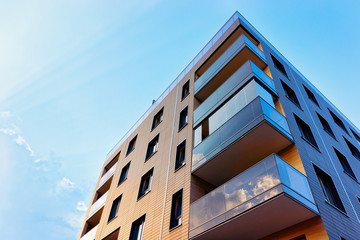
#> input picture CV/Experiment 5/image.jpg, 360 x 240 px, found by its file name
$ jupyter execute Exp5A.ipynb   (older library calls are emulated)
#> lines starting #> are read from the running program, lines starting #| are printed output that depends on the picture; after the words box and inside, x2 and y2 are one past the last pixel; in counts of white or black regions, pixels touching at a corner belong together
## Sobel Operator (with function)

[cell 1]
import cv2
import numpy as np
import matplotlib.pyplot as plt

[cell 2]
image = cv2.imread('..\image.jpg', 0) # 0 for grayscale
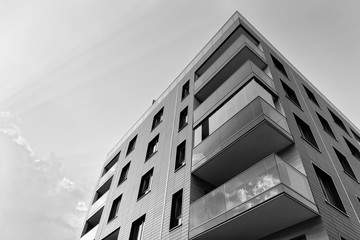
#> image: shape (240, 360); min 0, max 255, mean 160.2
sobel_xy = cv2.Sobel(image, cv2.CV_64F, 1,1, ksize=3)
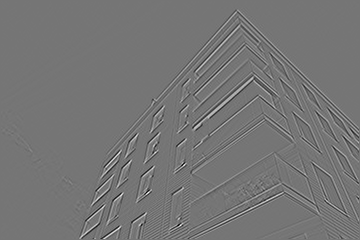
#> sobel_xy: shape (240, 360) float64; min -317, max 370, mean 0; drawn with min black and max white

[cell 3]
fig, ax = plt.subplots(1, 2, figsize=(10, 5))
ax[0].imshow(image, cmap='gray')
ax[0].set_title('Original Image')
ax[0].axis('off')

ax[1].imshow(sobel_xy, cmap='gray')
ax[1].set_title('Sobel Filter')
ax[1].axis('off')

plt.show()
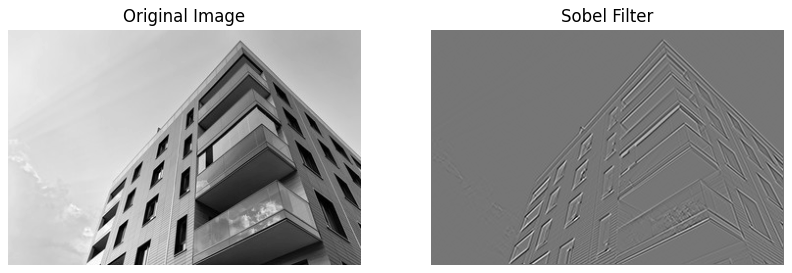
#> figure drawn by matplotlib, 2 panels

## Laplacian Filter

[cell 4]
laplacian = cv2.Laplacian(image, cv2.CV_64F) # Using function
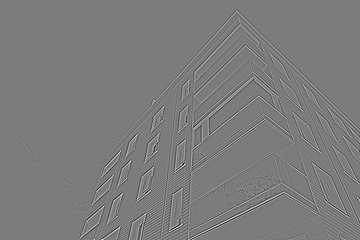
#> laplacian: shape (240, 360) float64; min -451, max 474, mean 0; drawn with min black and max white


# Define the Laplacian kernel manually
laplacian_kernel = np.array([[0, 1, 0],
                             [1, -4, 1],
                             [0, 1, 0]])

# Apply the Laplacian filter
laplacian_filtered = cv2.filter2D(image, cv2.CV_64F, laplacian_kernel)

[cell 5]
fig, ax = plt.subplots(1, 3, figsize=(10, 5))
ax[0].imshow(image, cmap='gray')
ax[0].set_title('Original Image')
ax[0].axis('off')

ax[1].imshow(laplacian, cmap='gray')
ax[1].set_title('Laplacian Filter (direct function)')
ax[1].axis('off')

ax[2].imshow(laplacian_filtered, cmap='gray')
ax[2].set_title('Laplacian Filter (kernel)')
ax[2].axis('off')


plt.show()

## Laplacian of Gaussian (LoG)

[cell 6]
# Apply Gaussian blur
blurred_image = cv2.GaussianBlur(image, (5, 5), 0)  # You can adjust the kernel size as needed
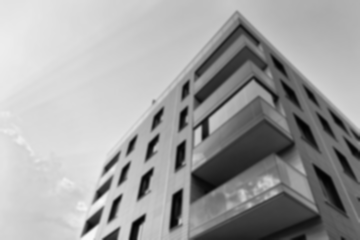
#> blurred_image: shape (240, 360); min 2, max 248, mean 160.2

# Apply Laplacian filter
laplacian_of_gaussian_using_function = cv2.Laplacian(blurred_image, cv2.CV_64F)
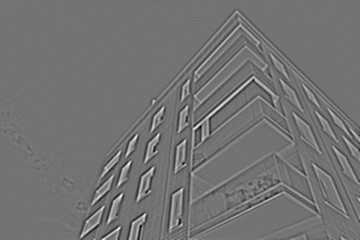
#> laplacian_of_gaussian_using_function: shape (240, 360) float64; min -66, max 80, mean 0; drawn with min black and max white

[cell 7]
fig, ax = plt.subplots(1, 2, figsize=(10, 5))
ax[0].imshow(image, cmap='gray')
ax[0].set_title('Original Image')
ax[0].axis('off')

ax[1].imshow(laplacian_of_gaussian_using_function, cmap='gray')
ax[1].set_title('Laplacian of Gaussian Filter (function)')
ax[1].axis('off')

plt.show()

[cell 8]
def laplacian_kernel(size):
    """
    Generates a Laplacian kernel of a given size.
    """
#> called with size = 5
    kernel = np.zeros((size, size))
    center = size // 2
    for i in range(size):
        for j in range(size):
            kernel[i, j] = -(1 - ((i - center)**2 + (j - center)**2) / (2 * (size/2)**2))
    kernel /= np.sum(np.abs(kernel))
    return kernel

[cell 9]
# Apply Gaussian blur
blurred_image = cv2.GaussianBlur(image, (5, 5), 0)  # You can adjust the kernel size as needed

# Apply Laplacian filter
laplacian_kernel_2d = laplacian_kernel(5)  # Adjust the kernel size to match the Gaussian blur kernel size
laplacian_of_gaussian= cv2.filter2D(blurred_image, -1, laplacian_kernel_2d)
#> laplacian_of_gaussian: shape (240, 360); every value is 0
laplacian_of_gaussian_normalized = cv2.normalize(laplacian_filtered, None, 0, 255, cv2.NORM_MINMAX, dtype=cv2.CV_8U)

[cell 10]
fig, ax = plt.subplots(1, 2, figsize=(10, 5))
ax[0].imshow(image, cmap='gray')
ax[0].set_title('Original Image')
ax[0].axis('off')

ax[1].imshow(laplacian_of_gaussian_normalized, cmap='gray')
ax[1].set_title('Laplacian of Gaussian Filter (kernel)')
ax[1].axis('off')

plt.show()

## Canny Filter

[cell 11]
canny = cv2.Canny(image, 100, 200)
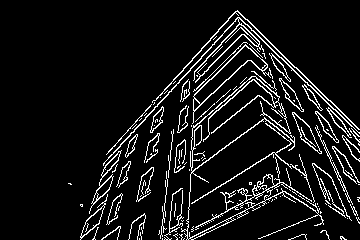
#> canny: shape (240, 360); 8.4% white in thin lines or dots, all inside (x1, y1, x2, y2) = (68, 10, 360, 240)

[cell 12]
fig, ax = plt.subplots(1, 2, figsize=(10, 5))
ax[0].imshow(image, cmap='gray')
ax[0].set_title('Original Image')
ax[0].axis('off')

ax[1].imshow(canny, cmap='gray')
ax[1].set_title('Canny Filter')
ax[1].axis('off')

plt.show()

Display all:

[cell 13]
fig, ax = plt.subplots(3,3, figsize=(10, 5))
ax[0][0].imshow(image, cmap='gray')
ax[0][0].set_title('Original Image')
ax[0][0].axis('off')

ax[0][1].imshow(sobel_xy, cmap='gray')
ax[0][1].set_title('Sobel Filter')
ax[0][1].axis('off')

ax[0][2].imshow(laplacian, cmap='gray')
ax[0][2].set_title('Laplacian (function)')
ax[0][2].axis('off')

ax[1][0].imshow(laplacian_filtered, cmap='gray')
ax[1][0].set_title('Laplacian (kernel)')
ax[1][0].axis('off')

ax[1][1].imshow(laplacian_of_gaussian_using_function, cmap='gray')
ax[1][1].set_title('LoG (function)')
ax[1][1].axis('off')

ax[1][2].imshow(laplacian_of_gaussian_normalized, cmap='gray')
ax[1][2].set_title('LoG (kernel)')
ax[1][2].axis('off')

ax[2][0].imshow(canny, cmap='gray')
ax[2][0].set_title('Canny Filter')
ax[2][0].axis('off')

fig.delaxes(ax[2][1])
fig.delaxes(ax[2][2])

# plt.tight_layout()
plt.show()
